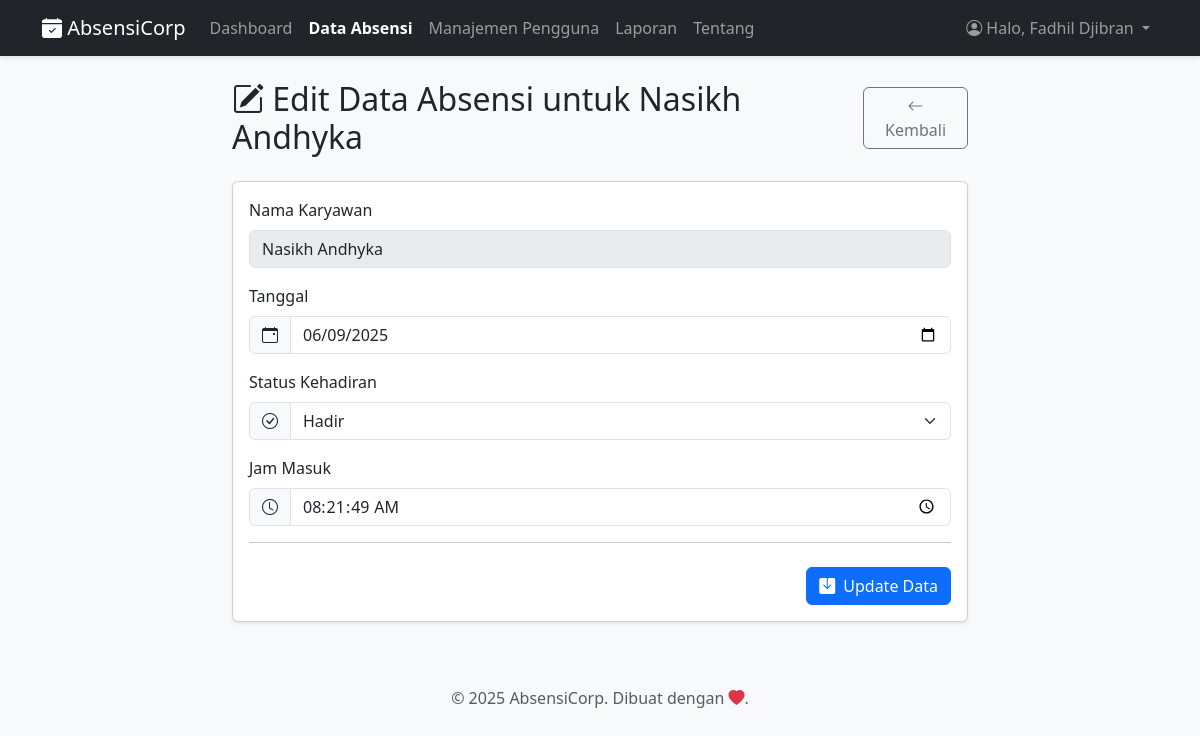
The app's page /halaman/edit_absensi.php?id=446 (signed in) with its own data.
### tables this page shows
CREATE TABLE `absensi` (
  `id` int(11) NOT NULL,
  `user_id` int(11) NOT NULL,
  `nama` varchar(100) NOT NULL,
  `tanggal` date NOT NULL,
  `jam_masuk` time DEFAULT NULL,
  `status` enum('Hadir','Izin','Sakit','Alpha') NOT NULL,
  `kondisi_masuk` enum('Tepat Waktu','Terlambat') DEFAULT NULL,
  `bukti_file` varchar(255) DEFAULT NULL
);

CREATE TABLE `users` (
  `id` int(11) NOT NULL,
  `username` varchar(50) NOT NULL,
  `password` varchar(255) NOT NULL,
  `role` varchar(255) NOT NULL DEFAULT 'karyawan'
);

### fungsi/proses_edit_absensi.php (called while the page is built, shortened)
<?php
require_once '../config/config.php';
$id = (int)$_GET['id'];
$page_title = "Edit Data Absensi";
$stmt_select = $conn->prepare("SELECT absensi.*, users.username FROM absensi LEFT JOIN users ON absensi.user_id = users.id WHERE absensi.id = ?");
$stmt_select->bind_param("i", $id);
$stmt_select->execute();
$result_select = $stmt_select->get_result();
$data_absensi = $result_select->fetch_assoc();
$nama_karyawan_db = $data_absensi['username'] ?? $data_absensi['nama'];
$tanggal_absensi_db = $data_absensi['tanggal'];
$status_absensi_db = $data_absensi['status'];
$jam_masuk_db = $data_absensi['jam_masuk'];

### halaman/edit_absensi.php (the view, shortened to what this page needs)
<?php
require_once '../fungsi/proses_edit_absensi.php';
include '../includes/header.php';
?>
<div class="row justify-content-center">
    <div class="col-md-8">
        <div class="d-flex justify-content-between align-items-center mb-4">
            <h2 class="m-0"><i class="bi bi-pencil-square"></i> <?php echo htmlspecialchars($page_title); ?> untuk <?php echo htmlspecialchars($nama_karyawan_db); ?></h2>
            <a href="absensi.php" class="btn btn-outline-secondary"><i class="bi bi-arrow-left"></i> Kembali</a>
        </div>
        <div class="card shadow-sm">
            <div class="card-body">
                <form method="POST" action="edit_absensi.php?id=<?php echo $id; ?>" enctype="multipart/form-data">
                    <div class="mb-3">
                        <label class="form-label">Nama Karyawan</label>
                        <input type="text" class="form-control" value="<?php echo htmlspecialchars($nama_karyawan_db); ?>" disabled readonly>
                    </div>
                    <div class="mb-3">
                        <label for="tanggal" class="form-label">Tanggal</label>
                        <div class="input-group">
                            <span class="input-group-text"><i class="bi bi-calendar-event"></i></span>
                            <input type="date" class="form-control" id="tanggal" name="tanggal" value="<?php echo htmlspecialchars($tanggal_absensi_db); ?>" required>
                        </div>
                    </div>
                    <div class="mb-3">
                        <label for="status" class="form-label">Status Kehadiran</label>
                        <div class="input-group">
                            <span class="input-group-text"><i class="bi bi-check-circle"></i></span>
                            <select name="status" id="status" class="form-select" required>
                                <option value="Hadir" <?php echo ($status_absensi_db == 'Hadir') ? 'selected' : ''; ?>>Hadir</option>
                            </select>
                        </div>
                    </div>
                    <div id="input_jam_masuk" class="mb-3">
                        <label for="jam_masuk" class="form-label">Jam Masuk</label>
                        <div class="input-group">
                            <span class="input-group-text"><i class="bi bi-clock"></i></span>
                            <input type="time" class="form-control" id="jam_masuk" name="jam_masuk" value="<?php echo htmlspecialchars($jam_masuk_db); ?>" step="1">
                        </div>
                    </div>
                    <hr>
                    <div class="text-end mt-4">
                        <button type="submit" name="update" class="btn btn-primary"><i class="bi bi-save-fill me-2"></i>Update Data</button>
                    </div>
                </form>
            </div>
        </div>
    </div>
</div>
<?php
include '../includes/footer.php';
?>

### includes/header.php (style rules this page uses)
body { background-color: #f8f9fa; }

### records on screen
absensi: user.username "Nasikh Andhyka", tanggal "06/09/2025", status "Hadir", jam_masuk "08:21:49"

### other values on screen
$_SESSION['username'] "Fadhil Djibran"
$page_title "Edit Data Absensi"
